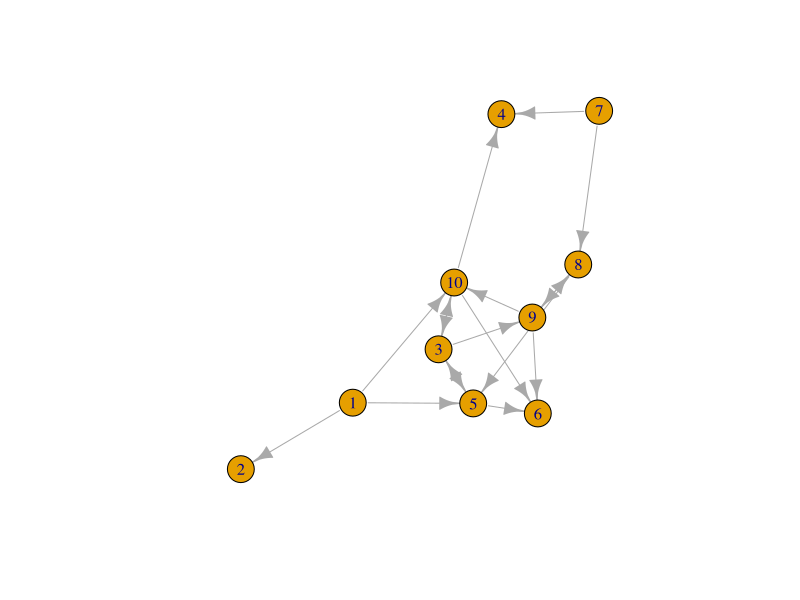
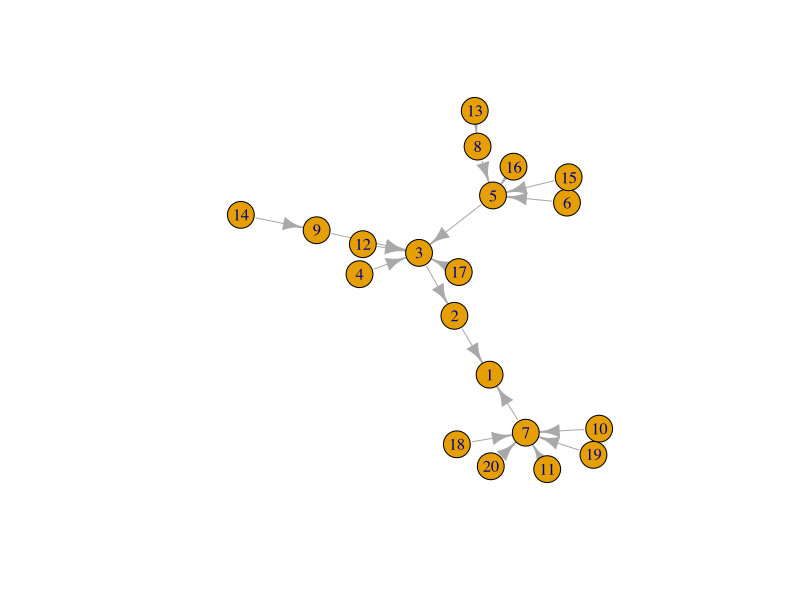

The R script that drew these images, in order: (Note: this script raises an error after producing the figures.)
library(igraph)
library(tidyverse)

seed = 33100

irg <- erdos.renyi.game(n = 10, p.or.m = .2, type = "gnp", directed = TRUE)

plot(irg)

degree_distribution(irg)

bag <- sample_pa(n = 20, algorithm = "psumtree-multiple")

plot(bag)

get.edge.attribute(bag)

as_data_frame(bag)

bag_df <- igraph::as_data_frame(bag) %>% rename(to = "from", from = "to") %>% select(from, to) %>%
  mutate(lag = rbinom(length(from), 1, 0.5))

bag_02 <-graph_from_data_frame(bag_df) 

plot(bag_02)


## Lets say I want a data frame, with random, non-autocorrelated true abundances.
## Each variable has a mean which draws from a gamma distribution. 
# Then we add a normal distribution on top of that.

library(lubridate)

dateVec <- seq(from = as_date("1983-March-20"), by = "month", length.out = 1000)

sin(c(1:3 * pi))

make_microbe_series <- function(n, base = rgamma(1, 5), base_weight = 1,
                                ac_weight = 100,
                                neighbor_vec = NULL, lag = 0, neighbor_weight = 0,
                                season_lag = runif(1, 0, 11), season_weight = 0,
                                sd = 0.1){
  mts = rep(NA, length.out = n)
  if(is.null(neighbor_vec)){
    neighbor_vec = rep(0, n)
    neighbor_weight = 0
  }
  
  season_vec = sin((season_lag + 0:n-1) * 2 * pi / 12)
  
  if(!(lag %in% c(0,1))){stop("lag must be 0 or 1")}
  ## first element only
  mts[1] = (
    base * base_weight + # base value
      neighbor_vec[1] * neighbor_weight # somewhere between the value of base and the value of the connected vector -- we ignore the time lag for this step
    ) /(base_weight + neighbor_weight) + # normalize to weights
    season_vec[1] * season_weight + 
    rnorm(1, 0, sd) # add random noise
  if(mts[1] < 0){mts[1] = 0} # if the answer is less than zero, make it zero
  
  ## second through last element
  for(iter in 2:n){
    mts[iter] = (
      ## each value is the sum of several components
      base * base_weight + #base is the starting value, but also a value towards wich things trend 
        mts[iter - 1] * ac_weight+ # autocorrelation influence, the values tend to be similar to the values before and after 
        neighbor_vec[iter - lag] * neighbor_weight + # the value of the neighboring vector
        0 # placeholder, can delete
    )/(base_weight + ac_weight + neighbor_weight) + # divide by weights
      season_vec[iter] * season_weight + # this one goes outside of the expression above because its added to everything else
      rnorm(1, 0, sd) # finally, add some random noise on top of everything with a specified sd = standard deviation
    if(mts[iter] < 0){mts[iter] = 0} # if the value is below zero, just make it zero
  }
  #mts[mts < 0] <- 0
  mts
}

set.seed(seed)
everyonesNeighbor <- make_microbe_series(100, 5, base_weight = 1 , ac_weight = 2, season_weight = 0.01) %>% plot(type = "l")

# additional challenges: unevenly spaced vectors

##Lets explore this parameter space...

paramSpace <- expand_grid(
  base = c(0, 0.1, 0.5, 1, 2, 5),
  ac_weight = c(0, 1, 10, 100),
  neighbor_weight = c(0, 1, 10, 100),
  season_weight = c(0, 0.001, 0.01, 0.1, 1),
  sd = c(0, 1, 2, 5, 10),
  rep = 1:10
)


mms_wrap <- function(base, ac_weight, neighbor_weight, season_weight, sd, rep){
  series <- make_microbe_series(n = 100, base = base, base_weight = 1, 
                      ac_weight = ac_weight,
                      neighbor_vec = everyonesNeighbor, lag = 0, neighbor_weight = neighbor_weight,
                      season_lag = 0, season_weight = season_weight,
                      sd = sd)
  
  tibble(n = 1:100, series = series)
}


paramSeries <- paramSpace %>%
  mutate(series = pmap(., mms_wrap))

paramSeries <- paramSeries %>% unnest(cols = c(series))

paramSeries %>% filter(base %in% c(0, 1, 5),neighbor_weight == 0, season_weight == 0, sd == 1, rep <=5) %>%
  ggplot(aes(x = n, y = series, group = rep)) + geom_path() +
  facet_grid(base ~ac_weight )

paramSeries %>% filter(base %in% c(5), neighbor_weight == 0, sd == 1, rep <=5) %>%
  ggplot(aes(x = n, y = series, group = rep)) + geom_path() +
  facet_grid(ac_weight ~season_weight )
